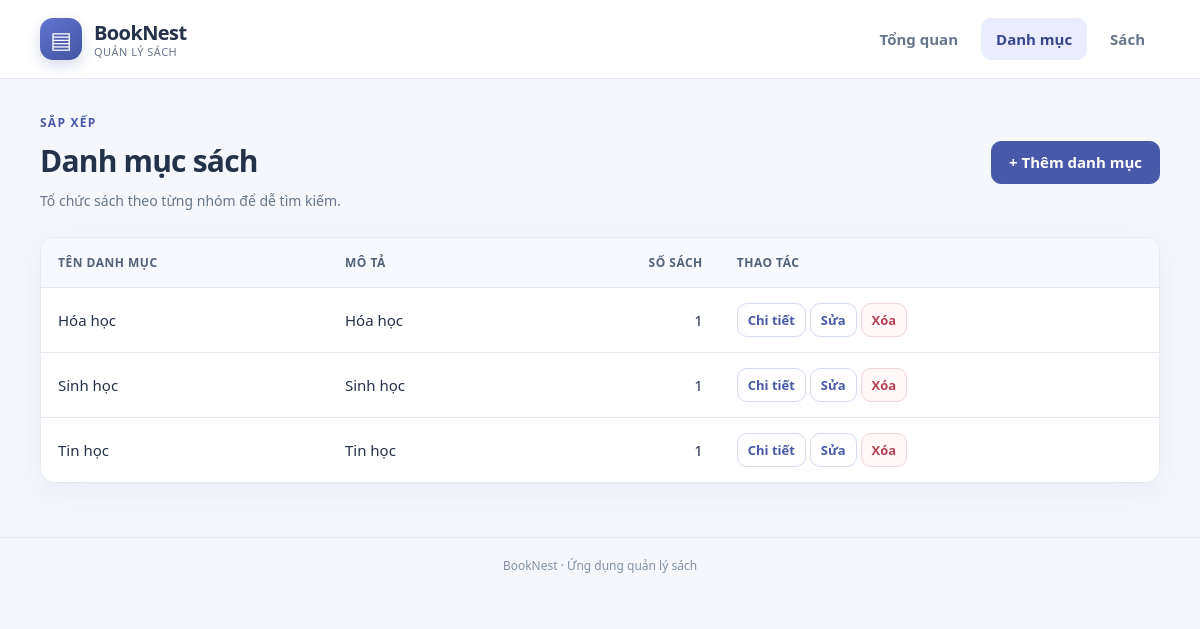
The page /categories on the database its author committed.
### tables this page shows
CREATE TABLE categories (
                id INTEGER PRIMARY KEY AUTOINCREMENT,
                name TEXT NOT NULL UNIQUE,
                description TEXT
            );

### app.py (the view)
@app.get("/categories")
def categories():
    with closing(get_connection()) as connection:
        rows = connection.execute(CATEGORY_COUNTS).fetchall()
    return render_template("categories.html", categories=rows)

### database.py (called while the page is built)
def get_connection():
    connection = sqlite3.connect(DATABASE_PATH)
    connection.row_factory = sqlite3.Row
    connection.execute("PRAGMA foreign_keys = ON")
    return connection

### templates/categories.html (shortened to what this page needs)
{% extends "base.html" %}
{% block content %}
<div class="page-heading">
    <div><p class="eyebrow">SẮP XẾP</p><h1>Danh mục sách</h1><p class="page-description">Tổ chức sách theo từng nhóm để dễ tìm kiếm.</p></div>
    <a class="button" href="{{ url_for('category_form') }}">+ Thêm danh mục</a>
</div>
<div class="table-wrapper">
    <table>
        <thead>
            <tr>
                <th scope="col">Tên danh mục</th>
                <th scope="col">Mô tả</th>
                <th scope="col" class="number">Số sách</th>
                <th scope="col">Thao tác</th>
            </tr>
        </thead>
        <tbody>
            {% for category in categories %}
            <tr>
                <td>{{ category.name }}</td>
                <td>{{ category.description or '' }}</td>
                <td class="number">{{ category.book_count }}</td>
                <td class="actions">
                    <a class="button secondary" href="{{ url_for('category_detail', id=category.id) }}">Chi tiết</a>
                    <a class="button secondary" href="{{ url_for('category_form', id=category.id) }}">Sửa</a>
                    <form method="post" action="{{ url_for('delete_category', id=category.id) }}"
                          onsubmit="return confirm('Xóa danh mục này?');">
                        <button class="danger" type="submit">Xóa</button>
                    </form>
                </td>
            </tr>
            {% else %}
            <tr><td colspan="4">Chưa có danh mục.</td></tr>
            {% endfor %}
        </tbody>
    </table>
</div>
{% endblock %}

### static/style.css (style rules this page uses)
:root { --ink: #24314a; --muted: #68768b; --primary: #4759a8; --primary-dark: #35468f; --accent: #e9edff; --surface: #ffffff; --background: #f5f7fc; --line: #e5eaf2; --danger: #b34251; --radius: 15px; --shadow: 0 8px 30px rgba(25, 44, 91, 0.05); }
* { box-sizing: border-box; }
body { margin: 0; background: var(--background); color: var(--ink); font: 15px/1.6 system-ui, -apple-system, "Segoe UI", Arial, sans-serif; }
a { color: var(--primary); }
.page-heading { display: flex; justify-content: space-between; align-items: center; flex-wrap: wrap; gap: 16px; margin-bottom: 24px; }
.page-heading h1, h1 { margin: 0; font-size: clamp(24px, 3vw, 30px); font-weight: 750; letter-spacing: -.8px; }
.eyebrow { margin: 0 0 5px; color: var(--primary); font-size: 12px; font-weight: 800; letter-spacing: 1.25px; text-transform: uppercase; }
.page-description { color: var(--muted); margin: 5px 0 0; font-size: 14px; }
.table-wrapper { overflow-x: auto; background: var(--surface); border: 1px solid var(--line); border-radius: var(--radius); box-shadow: var(--shadow); }
table { width: 100%; border-collapse: collapse; background: white; }
th, td { padding: 15px 17px; text-align: left; vertical-align: middle; border-bottom: 1px solid var(--line); }
thead th { background: #f8f9fe; color: #52617a; font-size: 12px; font-weight: 750; text-transform: uppercase; letter-spacing: .5px; }
tbody tr:last-child td, tbody tr:last-child th { border-bottom: 0; }
.number { text-align: right; font-variant-numeric: tabular-nums; }
.actions { white-space: nowrap; }
.actions form { display: inline-block; margin: 0; }
.actions .button, .actions button { padding: 7px 10px; font-size: 13px; }
button, .button { display: inline-flex; justify-content: center; align-items: center; gap: 6px; padding: 10px 17px; border: 1px solid var(--primary); border-radius: 10px; background: var(--primary); color: white; font: inherit; font-weight: 650; line-height: 1.4; text-decoration: none; cursor: pointer; transition: background .2s, transform .15s, box-shadow .2s; }
.secondary { color: var(--primary); background: white; border-color: #d4dcf2; }
.danger { color: var(--danger); border-color: #f1d4d9; background: #fff7f8; }

### rows shown on the page
categories: name "Hóa học", description "Hóa học", book_count "1"
categories: name "Sinh học", description "Sinh học", book_count "1"
categories: name "Tin học", description "Tin học", book_count "1"
